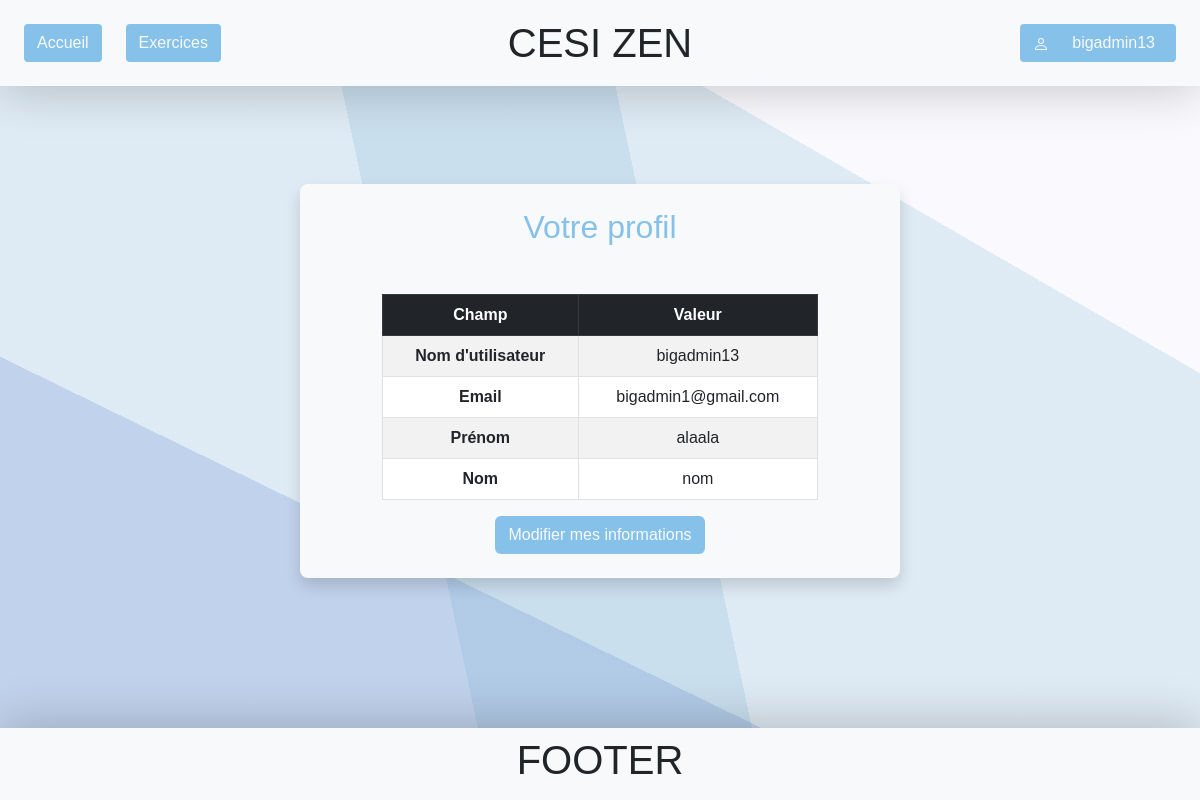
/profil/ (signed in), run on the app's committed database.
### api/models.py (models this page shows, shortened)
class Utilisateur(AbstractUser):
    ROLE_CHOICES = [
        ('utilisateur', 'Utilisateur'),
        ('administrateur', 'Administrateur'),
    ]
    email = models.EmailField(unique=True)  # Assure-toi que l'email est unique
    username = models.CharField(max_length=150, unique=True)
    USERNAME_FIELD = 'email'  # Authentification via email
    REQUIRED_FIELDS = ['username']  # Le champ 'username' est nécessaire lors de la création via createsuperuser
    role = models.CharField(max_length=20, choices=ROLE_CHOICES, default='utilisateur')
    date_inscription = models.DateTimeField(auto_now_add=True)
    statut = models.CharField(max_length=20, default='actif')
    groups = models.ManyToManyField(
        'auth.Group',
        verbose_name='groups',
        blank=True,
        help_text='The groups this user belongs to. A user will get all permissions granted to each of their groups.',
        related_name="utilisateur_groups",  # Nom personnalisé pour éviter le conflit
        related_query_name="utilisateur",
    )
    user_permissions = models.ManyToManyField(
        'auth.Permission',
        verbose_name='user permissions',
        blank=True,
        help_text='Specific permissions for this user.',
        related_name="utilisateur_permissions",  # Nom personnalisé pour éviter le conflit
        related_query_name="utilisateur",
    )

### api/views.py (the view)
# urls.py: path('profil/', profil, name='profil'),
@login_required
def profil(request):
    user_info = {
        'Nom d\'utilisateur': request.user.username,
        'Email': request.user.email,
        'Prénom': request.user.first_name,
        'Nom': request.user.last_name,
    }
    return render(request, 'profil.html', {'user_info': user_info})

### templates/profil.html (shortened to what this page needs)
{% extends "base.html" %}
{% load static %}
{% block content %}
<div class="d-flex flex-column align-items-center justify-content-center w-100 margin-top-header margin-bottom">
    <div class="d-flex flex-column align-items-center justify-content-center w-50 shadow bg-light rounded-3 p-4">
        <h2 class="text-center mb-4 blue-text-color">Votre profil</h2>
        <div class="container mt-4">
            <div class="row justify-content-center">
                <div class="col-md-10">
                    <table class="table table-bordered table-striped">
                        <thead class="table-dark">
                            <tr>
                                <th class="text-center">Champ</th>
                                <th class="text-center">Valeur</th>
                            </tr>
                        </thead>
                        <tbody>
                            {% for field, value in user_info.items %}
                            <tr>
                                <td class="fw-bold text-center align-middle">{{ field }}</td>
                                <td class="text-center">
                                    {% if value %}
                                        {{ value }}
                                    {% else %}
                                        <i>Non spécifié</i>
                                    {% endif %}
                                </td>
                            </tr>
                            {% endfor %}
                        </tbody>
                    </table>
                    <div class="text-center mt-3">
                        <a href="{% url 'profil_edit' %}" class="btn blue-bg-color btn-hover-b text-light">Modifier mes informations</a>
                    </div>
                </div>
            </div>
        </div>
    </div>
</div>
{% endblock %}

### templates/base.html (shortened to what this page needs)
{% load static %}
<!DOCTYPE html>
<html lang="fr">
<head>
    <link href="https://cdn.jsdelivr.net/npm/bootstrap@5.3.0/dist/css/bootstrap.min.css" rel="stylesheet">
    <link rel="stylesheet" href="{% static 'css/style.css' %}">
</head>
<body>
    <div class="d-flex flex-column justify-content-between full-vh bg">
        <header class="d-flex align-items-center justify-content-between w-100 px-4 py-4 shadow-bottom bg-light">
            <div class="d-flex align-items-center">
                <a href="{% url 'accueil' %}" class="btn blue-bg-color btn-hover-b rounded-1 text-light me-4">Accueil</a>
                <a href="{% url 'liste_exercices' %}" class="btn blue-bg-color btn-hover-b rounded-1 text-light">Exercices</a>
            </div>
            <h1 class="m-0 position-absolute start-50 translate-middle-x">CESI ZEN</h1>
            <div class="d-flex align-items-center">
                {% if user.is_authenticated %}
                    <div class="d-flex align-items-center">
                        <button class="btn blue-bg-color btn-hover-b text-light rounded-1 d-flex align-items-center justify-content-center" type="button" data-bs-toggle="offcanvas" data-bs-target="#staticBackdrop2">
                            <span class="me-2">{{ user.username }}</span>
                        </button>
                    </div>
                {% else %}
                    <div class="d-flex">
                        <a href="{% url 'connexion' %}" class="btn blue-bg-color btn-hover-b rounded-1 text-light me-4">Se connecter</a>
                        <a href="{% url 'inscription' %}" class="btn blue-bg-color btn-hover btn-hover-b rounded-1 text-light">S'inscrire</a>
                    </div>
                {% endif %}
            </div>
        </header>
        <main>
            {% block content %}
            {% endblock %}
        </main>
        <footer class="d-flex align-items-center justify-content-center w-100 px-4 py-2 shadow-top bg-light">
            <h1>FOOTER</h1>
        </footer>
    </div>
</body>
</html>

### static/css/style.css (style rules this page uses)
* { font-family: Arial, sans-serif; margin: 0; padding: 0; box-sizing: border-box; }
header { position: fixed; top: 0; left: 0; width: 100%; z-index: 1000; }
.bg { background-image: linear-gradient(78deg, transparent 0%, transparent 36%,rgba(100,165,201, 0.17) 36%, rgba(100,165,201, 0.17) 56%,transparent 56%, transparent 100%),linear-gradient(30deg, transparent 0%, transparent 2%,rgba(79,159,195, 0.16) 2%, rgba(79,159,195, 0.16) 75%,transparent 75%, transparent 100%),linear-gradient(206deg, transparent 0%, transparent 68%,rgba(85,114,207, 0.21) 68%, rgba(85,114,207, 0.21) 99%,transparent 99%, transparent 100%),linear-gradient(90deg, rgba(235,232,252, 0.26),rgba(235,232,252, 0.26)); }
.full-vh { min-height: 100vh; }
.blue-bg-color { background-color: #85c1e9 !important; }
.blue-text-color { color: #85c1e9 !important; }
.shadow-bottom { box-shadow: 0px 5px 50px 0px rgba(0,0,0,0.2); }
.shadow-top { box-shadow: 0px -5px 50px 0px rgba(0,0,0,0.2); }
.shadow { box-shadow: 0px 0px 20px 0px rgba(0,0,0,0.2); }
.margin-top-header { margin-top: 23vh; }
.margin-bottom { margin-bottom: 10vh; }

### data on the page
Utilisateur: username "bigadmin13", user_info "bigadmin13" "bigadmin1@gmail.com" "alaala" "nom"

### other printed values
{{ field }} "Nom d'utilisateur" "Email" "Prénom" "Nom"
